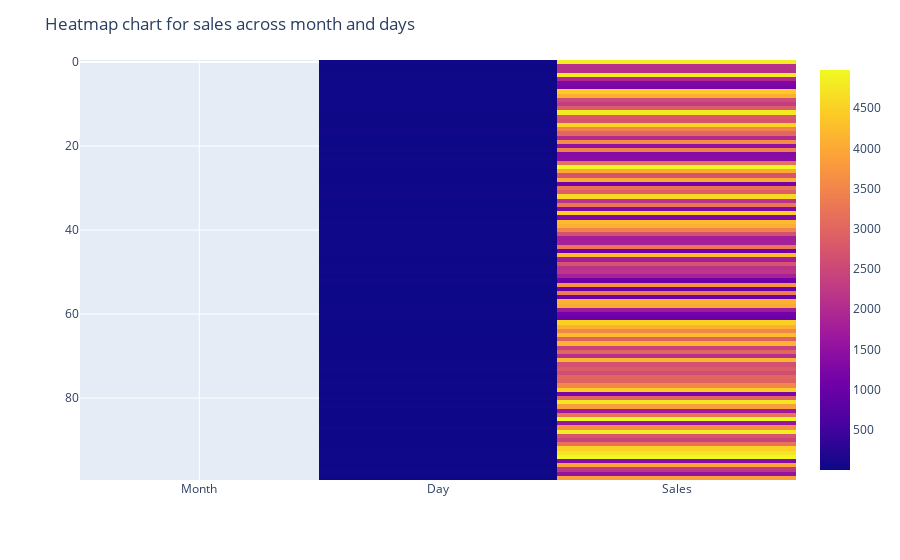

The cell this chart's notebook holds for it:
### Code cell
fig=px.imshow(df)
fig.update_layout(title='Heatmap chart for sales across month and days')
fig.show()

### Figure 1 — Plotly figure (JSON) as saved in the notebook; plotly's stock layout.template omitted (floating-point values rounded to 4 significant figures; data arrays with more than 128 entries replaced by an {"elided": "..."} marker saying what was removed)
{"data": [{"coloraxis": "coloraxis", "hovertemplate": "x: %{x}<br>y: %{y}<br>color: %{z}<extra></extra>", "name": "0", "type": "heatmap", "x": ["Month", "Day", "Sales"], "xaxis": "x", "y": [0, 1, 2, 3, 4, 5, 6, 7, 8, 9, 10, 11, 12, 13, 14, 15, 16, 17, 18, 19, 20, 21, 22, 23, 24, 25, 26, 27, 28, 29, 30, 31, 32, 33, 34, 35, 36, 37, 38, 39, 40, 41, 42, 43, 44, 45, 46, 47, 48, 49, 50, 51, 52, 53, 54, 55, 56, 57, 58, 59, 60, 61, 62, 63, 64, 65, 66, 67, 68, 69, 70, 71, 72, 73, 74, 75, 76, 77, 78, 79, 80, 81, 82, 83, 84, 85, 86, 87, 88, 89, 90, 91, 92, 93, 94, 95, 96, 97, 98, 99], "yaxis": "y", "z": {"elided": "100x3 mixed values"}}], "layout": {"autosize": true, "coloraxis": {"colorscale": [[0, "#0d0887"], [0.1111, "#46039f"], [0.2222, "#7201a8"], [0.3333, "#9c179e"], [0.4444, "#bd3786"], [0.5556, "#d8576b"], [0.6667, "#ed7953"], [0.7778, "#fb9f3a"], [0.8889, "#fdca26"], [1, "#f0f921"]]}, "margin": {"t": 60}, "title": {"text": "Heatmap chart for sales across month and days"}, "xaxis": {"anchor": "y", "autorange": true, "constrain": "domain", "domain": [0, 1], "range": [-0.5, 2.5], "scaleanchor": "y", "type": "category"}, "yaxis": {"anchor": "x", "autorange": true, "constrain": "domain", "domain": [0, 1], "range": [99.5, -0.5], "type": "linear"}}}
